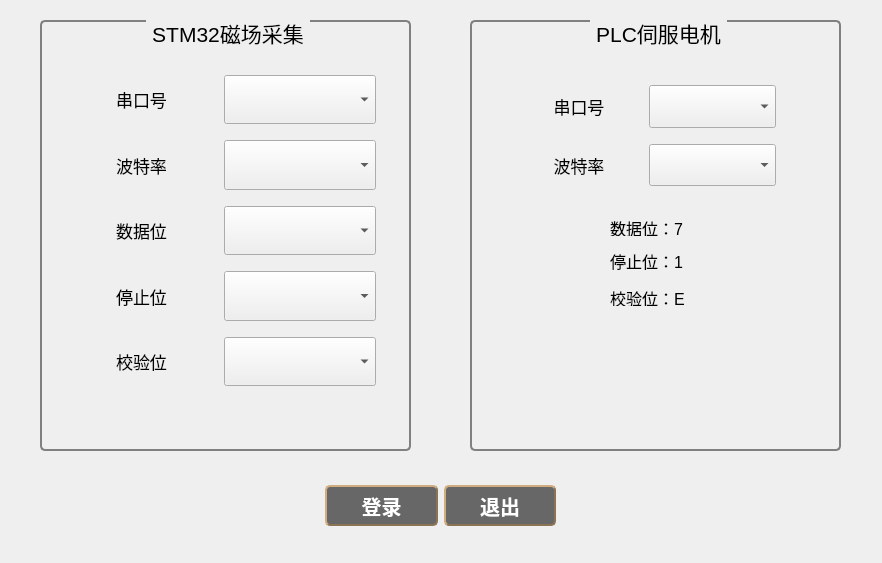
<?xml version="1.0" encoding="UTF-8"?>
<ui version="4.0">
 <class>UartSetting</class>
 <widget class="QWidget" name="UartSetting">
  <property name="geometry">
   <rect>
    <x>0</x>
    <y>0</y>
    <width>882</width>
    <height>563</height>
   </rect>
  </property>
  <property name="font">
   <font>
    <pointsize>13</pointsize>
   </font>
  </property>
  <property name="windowTitle">
   <string>Form</string>
  </property>
  <widget class="QWidget" name="layoutWidget">
   <property name="geometry">
    <rect>
     <x>320</x>
     <y>480</y>
     <width>241</width>
     <height>51</height>
    </rect>
   </property>
   <layout class="QHBoxLayout" name="horizontalLayout_6">
    <property name="leftMargin">
     <number>5</number>
    </property>
    <property name="topMargin">
     <number>5</number>
    </property>
    <property name="rightMargin">
     <number>5</number>
    </property>
    <property name="bottomMargin">
     <number>5</number>
    </property>
    <item>
     <widget class="QPushButton" name="loginBtn">
      <property name="sizePolicy">
       <sizepolicy hsizetype="Preferred" vsizetype="Preferred">
        <horstretch>0</horstretch>
        <verstretch>0</verstretch>
       </sizepolicy>
      </property>
      <property name="font">
       <font>
        <family>华文新魏</family>
        <pointsize>-1</pointsize>
        <weight>75</weight>
        <italic>false</italic>
        <bold>true</bold>
       </font>
      </property>
      <property name="styleSheet">
       <string notr="true">QPushButton {
background-color: #676767;
border-style: outset;
border-width: 2px;
border-radius: 5px;
border-color: #8B7355;
font: bold 20px;
min-width:2em;
color:white;
font-family:华文新魏;
padding: 5px;
}
QPushButton:pressed {
background-color: #1E90FF;
border-style: inset;
}</string>
      </property>
      <property name="text">
       <string>登录</string>
      </property>
     </widget>
    </item>
    <item>
     <widget class="QPushButton" name="retBtn">
      <property name="sizePolicy">
       <sizepolicy hsizetype="Preferred" vsizetype="Preferred">
        <horstretch>0</horstretch>
        <verstretch>0</verstretch>
       </sizepolicy>
      </property>
      <property name="font">
       <font>
        <family>华文新魏</family>
        <pointsize>-1</pointsize>
        <weight>75</weight>
        <italic>false</italic>
        <bold>true</bold>
       </font>
      </property>
      <property name="styleSheet">
       <string notr="true">QPushButton {
background-color: #676767;
border-style: outset;
border-width: 2px;
border-radius: 5px;
border-color: #8B7355;
font: bold 20px;
min-width:2em;
color:white;
font-family:华文新魏;
padding: 5px;
}
QPushButton:pressed {
background-color: #1E90FF;
border-style: inset;
}</string>
      </property>
      <property name="text">
       <string>退出</string>
      </property>
     </widget>
    </item>
   </layout>
  </widget>
  <widget class="QGroupBox" name="groupBox">
   <property name="geometry">
    <rect>
     <x>40</x>
     <y>20</y>
     <width>371</width>
     <height>431</height>
    </rect>
   </property>
   <property name="font">
    <font>
     <pointsize>16</pointsize>
    </font>
   </property>
   <property name="styleSheet">
    <string notr="true">QGroupBox{
background-color: qlineargradient(x1:0, y1:0, x2:0, y2:1,
stop:0#E0E0E0, stop: 1 #FFFFFF);
border:2px solid gray;
border-radius:5px;
margin-top:1ex;/* leave space at the top for the title */
}

QGroupBox::title {
subcontrol-origin: margin;
subcontrol-position: top center;
padding: 0 3px;
}</string>
   </property>
   <property name="title">
    <string>STM32磁场采集</string>
   </property>
   <widget class="QWidget" name="layoutWidget">
    <property name="geometry">
     <rect>
      <x>20</x>
      <y>50</y>
      <width>321</width>
      <height>321</height>
     </rect>
    </property>
    <layout class="QVBoxLayout" name="verticalLayout">
     <item>
      <layout class="QHBoxLayout" name="horizontalLayout">
       <property name="leftMargin">
        <number>5</number>
       </property>
       <property name="topMargin">
        <number>5</number>
       </property>
       <property name="rightMargin">
        <number>5</number>
       </property>
       <property name="bottomMargin">
        <number>5</number>
       </property>
       <item>
        <widget class="QLabel" name="portLable">
         <property name="font">
          <font>
           <pointsize>13</pointsize>
           <weight>50</weight>
           <bold>false</bold>
          </font>
         </property>
         <property name="text">
          <string>串口号</string>
         </property>
         <property name="alignment">
          <set>Qt::AlignCenter</set>
         </property>
        </widget>
       </item>
       <item>
        <widget class="QComboBox" name="portCbx">
         <property name="sizePolicy">
          <sizepolicy hsizetype="Preferred" vsizetype="Preferred">
           <horstretch>0</horstretch>
           <verstretch>0</verstretch>
          </sizepolicy>
         </property>
         <property name="font">
          <font>
           <pointsize>13</pointsize>
          </font>
         </property>
        </widget>
       </item>
      </layout>
     </item>
     <item>
      <layout class="QHBoxLayout" name="horizontalLayout_2">
       <property name="leftMargin">
        <number>5</number>
       </property>
       <property name="topMargin">
        <number>5</number>
       </property>
       <property name="rightMargin">
        <number>5</number>
       </property>
       <property name="bottomMargin">
        <number>5</number>
       </property>
       <item>
        <widget class="QLabel" name="rateLable">
         <property name="font">
          <font>
           <pointsize>13</pointsize>
           <weight>50</weight>
           <bold>false</bold>
          </font>
         </property>
         <property name="text">
          <string>波特率</string>
         </property>
         <property name="alignment">
          <set>Qt::AlignCenter</set>
         </property>
        </widget>
       </item>
       <item>
        <widget class="QComboBox" name="rateCbx">
         <property name="sizePolicy">
          <sizepolicy hsizetype="Preferred" vsizetype="Preferred">
           <horstretch>0</horstretch>
           <verstretch>0</verstretch>
          </sizepolicy>
         </property>
         <property name="font">
          <font>
           <pointsize>13</pointsize>
          </font>
         </property>
        </widget>
       </item>
      </layout>
     </item>
     <item>
      <layout class="QHBoxLayout" name="horizontalLayout_3">
       <property name="leftMargin">
        <number>5</number>
       </property>
       <property name="topMargin">
        <number>5</number>
       </property>
       <property name="rightMargin">
        <number>5</number>
       </property>
       <property name="bottomMargin">
        <number>5</number>
       </property>
       <item>
        <widget class="QLabel" name="dataBitLable">
         <property name="font">
          <font>
           <pointsize>13</pointsize>
           <weight>50</weight>
           <bold>false</bold>
          </font>
         </property>
         <property name="text">
          <string>数据位</string>
         </property>
         <property name="alignment">
          <set>Qt::AlignCenter</set>
         </property>
        </widget>
       </item>
       <item>
        <widget class="QComboBox" name="dataBitCbx">
         <property name="sizePolicy">
          <sizepolicy hsizetype="Preferred" vsizetype="Preferred">
           <horstretch>0</horstretch>
           <verstretch>0</verstretch>
          </sizepolicy>
         </property>
         <property name="font">
          <font>
           <pointsize>13</pointsize>
          </font>
         </property>
        </widget>
       </item>
      </layout>
     </item>
     <item>
      <layout class="QHBoxLayout" name="horizontalLayout_4">
       <property name="leftMargin">
        <number>5</number>
       </property>
       <property name="topMargin">
        <number>5</number>
       </property>
       <property name="rightMargin">
        <number>5</number>
       </property>
       <property name="bottomMargin">
        <number>5</number>
       </property>
       <item>
        <widget class="QLabel" name="stopBitLable">
         <property name="font">
          <font>
           <pointsize>13</pointsize>
           <weight>50</weight>
           <bold>false</bold>
          </font>
         </property>
         <property name="text">
          <string>停止位</string>
         </property>
         <property name="alignment">
          <set>Qt::AlignCenter</set>
         </property>
        </widget>
       </item>
       <item>
        <widget class="QComboBox" name="stopBitCbx">
         <property name="sizePolicy">
          <sizepolicy hsizetype="Preferred" vsizetype="Preferred">
           <horstretch>0</horstretch>
           <verstretch>0</verstretch>
          </sizepolicy>
         </property>
         <property name="font">
          <font>
           <pointsize>13</pointsize>
          </font>
         </property>
        </widget>
       </item>
      </layout>
     </item>
     <item>
      <layout class="QHBoxLayout" name="horizontalLayout_5">
       <property name="leftMargin">
        <number>5</number>
       </property>
       <property name="topMargin">
        <number>5</number>
       </property>
       <property name="rightMargin">
        <number>5</number>
       </property>
       <property name="bottomMargin">
        <number>5</number>
       </property>
       <item>
        <widget class="QLabel" name="parityLable">
         <property name="font">
          <font>
           <pointsize>13</pointsize>
           <weight>50</weight>
           <bold>false</bold>
          </font>
         </property>
         <property name="text">
          <string>校验位</string>
         </property>
         <property name="alignment">
          <set>Qt::AlignCenter</set>
         </property>
        </widget>
       </item>
       <item>
        <widget class="QComboBox" name="parityCbx">
         <property name="sizePolicy">
          <sizepolicy hsizetype="Preferred" vsizetype="Preferred">
           <horstretch>0</horstretch>
           <verstretch>0</verstretch>
          </sizepolicy>
         </property>
         <property name="font">
          <font>
           <pointsize>13</pointsize>
          </font>
         </property>
         <property name="styleSheet">
          <string notr="true"/>
         </property>
        </widget>
       </item>
      </layout>
     </item>
    </layout>
   </widget>
  </widget>
  <widget class="QGroupBox" name="groupBox_2">
   <property name="geometry">
    <rect>
     <x>470</x>
     <y>20</y>
     <width>371</width>
     <height>431</height>
    </rect>
   </property>
   <property name="font">
    <font>
     <pointsize>16</pointsize>
    </font>
   </property>
   <property name="styleSheet">
    <string notr="true">QGroupBox{
background-color: qlineargradient(x1:0, y1:0, x2:0, y2:1,
stop:0#E0E0E0, stop: 1 #FFFFFF);
border:2px solid gray;
border-radius:5px;
margin-top:1ex;/* leave space at the top for the title */
}

QGroupBox::title {
subcontrol-origin: margin;
subcontrol-position: top center;
padding: 0 3px;
}</string>
   </property>
   <property name="title">
    <string>PLC伺服电机</string>
   </property>
   <widget class="QLabel" name="label_5">
    <property name="geometry">
     <rect>
      <x>140</x>
      <y>270</y>
      <width>111</width>
      <height>16</height>
     </rect>
    </property>
    <property name="font">
     <font>
      <pointsize>12</pointsize>
     </font>
    </property>
    <property name="text">
     <string>校验位：E</string>
    </property>
   </widget>
   <widget class="QLabel" name="label_3">
    <property name="geometry">
     <rect>
      <x>140</x>
      <y>200</y>
      <width>101</width>
      <height>16</height>
     </rect>
    </property>
    <property name="font">
     <font>
      <pointsize>12</pointsize>
     </font>
    </property>
    <property name="text">
     <string>数据位：7</string>
    </property>
   </widget>
   <widget class="QLabel" name="label_4">
    <property name="geometry">
     <rect>
      <x>140</x>
      <y>230</y>
      <width>101</width>
      <height>21</height>
     </rect>
    </property>
    <property name="font">
     <font>
      <pointsize>12</pointsize>
     </font>
    </property>
    <property name="text">
     <string>停止位：1</string>
    </property>
   </widget>
   <widget class="QWidget" name="layoutWidget_2">
    <property name="geometry">
     <rect>
      <x>40</x>
      <y>60</y>
      <width>271</width>
      <height>111</height>
     </rect>
    </property>
    <layout class="QVBoxLayout" name="verticalLayout_3">
     <item>
      <layout class="QHBoxLayout" name="horizontalLayout_12">
       <property name="leftMargin">
        <number>5</number>
       </property>
       <property name="topMargin">
        <number>5</number>
       </property>
       <property name="rightMargin">
        <number>5</number>
       </property>
       <property name="bottomMargin">
        <number>5</number>
       </property>
       <item>
        <widget class="QLabel" name="portLable_3">
         <property name="font">
          <font>
           <pointsize>13</pointsize>
           <weight>50</weight>
           <bold>false</bold>
          </font>
         </property>
         <property name="text">
          <string>串口号</string>
         </property>
         <property name="alignment">
          <set>Qt::AlignCenter</set>
         </property>
        </widget>
       </item>
       <item>
        <widget class="QComboBox" name="portCbx_3">
         <property name="sizePolicy">
          <sizepolicy hsizetype="Preferred" vsizetype="Preferred">
           <horstretch>0</horstretch>
           <verstretch>0</verstretch>
          </sizepolicy>
         </property>
         <property name="font">
          <font>
           <pointsize>13</pointsize>
          </font>
         </property>
        </widget>
       </item>
      </layout>
     </item>
     <item>
      <layout class="QHBoxLayout" name="horizontalLayout_13">
       <property name="leftMargin">
        <number>5</number>
       </property>
       <property name="topMargin">
        <number>5</number>
       </property>
       <property name="rightMargin">
        <number>5</number>
       </property>
       <property name="bottomMargin">
        <number>5</number>
       </property>
       <item>
        <widget class="QLabel" name="rateLable_3">
         <property name="font">
          <font>
           <pointsize>13</pointsize>
           <weight>50</weight>
           <bold>false</bold>
          </font>
         </property>
         <property name="text">
          <string>波特率</string>
         </property>
         <property name="alignment">
          <set>Qt::AlignCenter</set>
         </property>
        </widget>
       </item>
       <item>
        <widget class="QComboBox" name="rateCbx_3">
         <property name="sizePolicy">
          <sizepolicy hsizetype="Preferred" vsizetype="Preferred">
           <horstretch>0</horstretch>
           <verstretch>0</verstretch>
          </sizepolicy>
         </property>
         <property name="font">
          <font>
           <pointsize>13</pointsize>
          </font>
         </property>
        </widget>
       </item>
      </layout>
     </item>
    </layout>
   </widget>
  </widget>
  <zorder>groupBox_2</zorder>
  <zorder>groupBox</zorder>
  <zorder>layoutWidget</zorder>
 </widget>
 <resources/>
 <connections/>
</ui>
